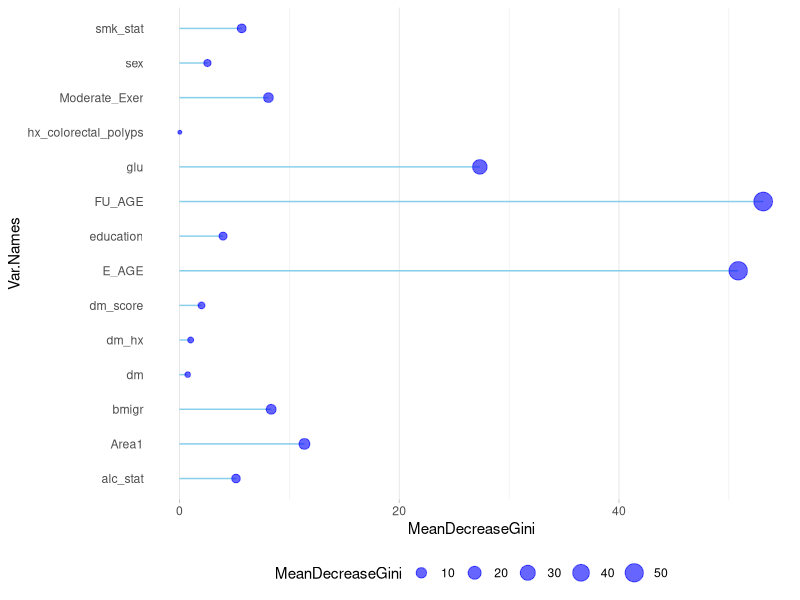

Reproduce this figure in R.
library(dplyr)
library(randomForest)
library(caret)
library(ggplot2)

### Setting up data ------------------------------------------------------------

data = read.csv("datasets/KMCC DM CRC.csv")

# set factor variables
var_ind = c(2,5,6,8,9,10,11,12,13,14,15,16)
for(i in 1:length(var_ind)){
  data[,var_ind[i]] = as.factor(data[,var_ind[i]])
}

new_data = data
miss_var_ind = c(11,12,14,15,16)
# if certain column values = 6 or 9, then replace the value with an NA
new_data[, miss_var_ind][new_data[,miss_var_ind] == 6 | new_data[,miss_var_ind] == 9] = NA

# remove observations with missing values
me_miss_ind = which(is.na(new_data$Moderate_Exer))
hx_miss_ind = which(is.na(new_data$hx_colorectal_polyps))
ed_miss_ind = which(is.na(new_data$education))
alc_miss_ind = which(is.na(new_data$alc_stat))
smk_miss_ind = which(is.na(new_data$smk_stat))
all_miss_ind = unique(c(me_miss_ind, hx_miss_ind, 
                        ed_miss_ind, alc_miss_ind, smk_miss_ind))
all_missing_data = new_data[all_miss_ind,]

# finalized dataset we are working with for modeling
remain_data = new_data[-all_miss_ind,]

### RANDOM FOREST MODELING with training data ----------------------------------

# 1. set seed
set.seed(692)

# 2. partition data for training and testing
train_index = createDataPartition(remain_data$CRC, p = .8, list = FALSE) %>% 
  as.vector(.)
train_data = (remain_data[train_index,])[,-1]
test_data = (remain_data[-train_index,])[,-1]

rf = randomForest(CRC ~ ., data = train_data)
print(rf)
#plot(rf)

### Visualize variable importance ----------------------------------------------

# Get variable importance from the initial model fit using training data
imp_data = as.data.frame(importance(rf))
imp_data$Var.Names = row.names(imp_data)

# the higher the mean decrease gini = the higher the variable importance
ggplot(imp_data, aes(x=Var.Names, y=MeanDecreaseGini)) +
  geom_segment( aes(x=Var.Names, xend=Var.Names, y=0, yend=MeanDecreaseGini), color="skyblue") +
  geom_point(aes(size = MeanDecreaseGini), color="blue", alpha=0.6) +
  theme_light() +
  coord_flip() +
  theme(
    legend.position="bottom",
    panel.grid.major.y = element_blank(),
    panel.border = element_blank(),
    axis.ticks.y = element_blank()
  )

### predict using RANDOM FOREST MODELING on testing data -----------------------

rf_pred = predict(rf, test_data)
confusionMatrix(rf_pred, test_data$CRC)
